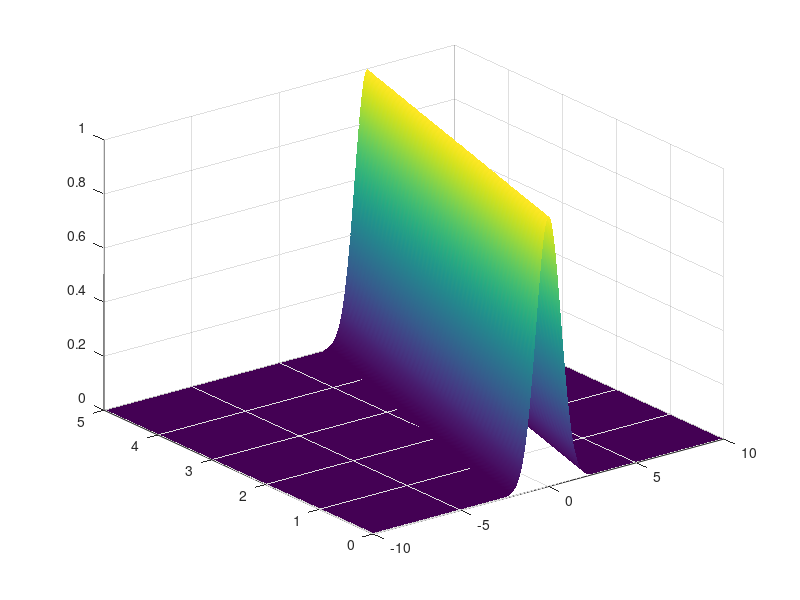

The MATLAB source for this figure: (Note: this script raises an error after producing the figure.)
%% How to make a 3D Plot in Matlab.

% Define x values from -10 to 10 in increments of 0.1.

x = -10:0.1:10;        

% Define t values from 0 to 5 in increments of 0.1.

t = 0:0.1:5;            

% Create a grid for the x-t domain. 

[X,T] = meshgrid(x,t); 

% Define u(x,t) over the grid. 

u = exp(-(X-T).^2);    

% Open a figure window in Matlab.

figure(1); 

% Make the 3D plot of u(x,t).

surf(x,t,u);

% Remove gridlines on the surface of the 3D plot. 

shading interp;

% Choose a coloring scheme for the 3D plot.

colormap parula;

% Choose font size and style for the axes tick marks.

set(gca,'FontSize',30,'FontName','Serif');

% Label the x, y, and z axes in appropriate font size and style.

xlabel({'$x$'},'Interpreter','latex','FontSize',40,'FontName','Serif');
ylabel({'$t$'},'Interpreter','latex','FontSize',40,'FontName','Serif');
zlabel({'$u(x,t)$'},'Interpreter','latex','FontSize',40,'FontName','Serif');

% Set x limit and y limit.

xlim([-10 10]);
ylim([0 5]);
